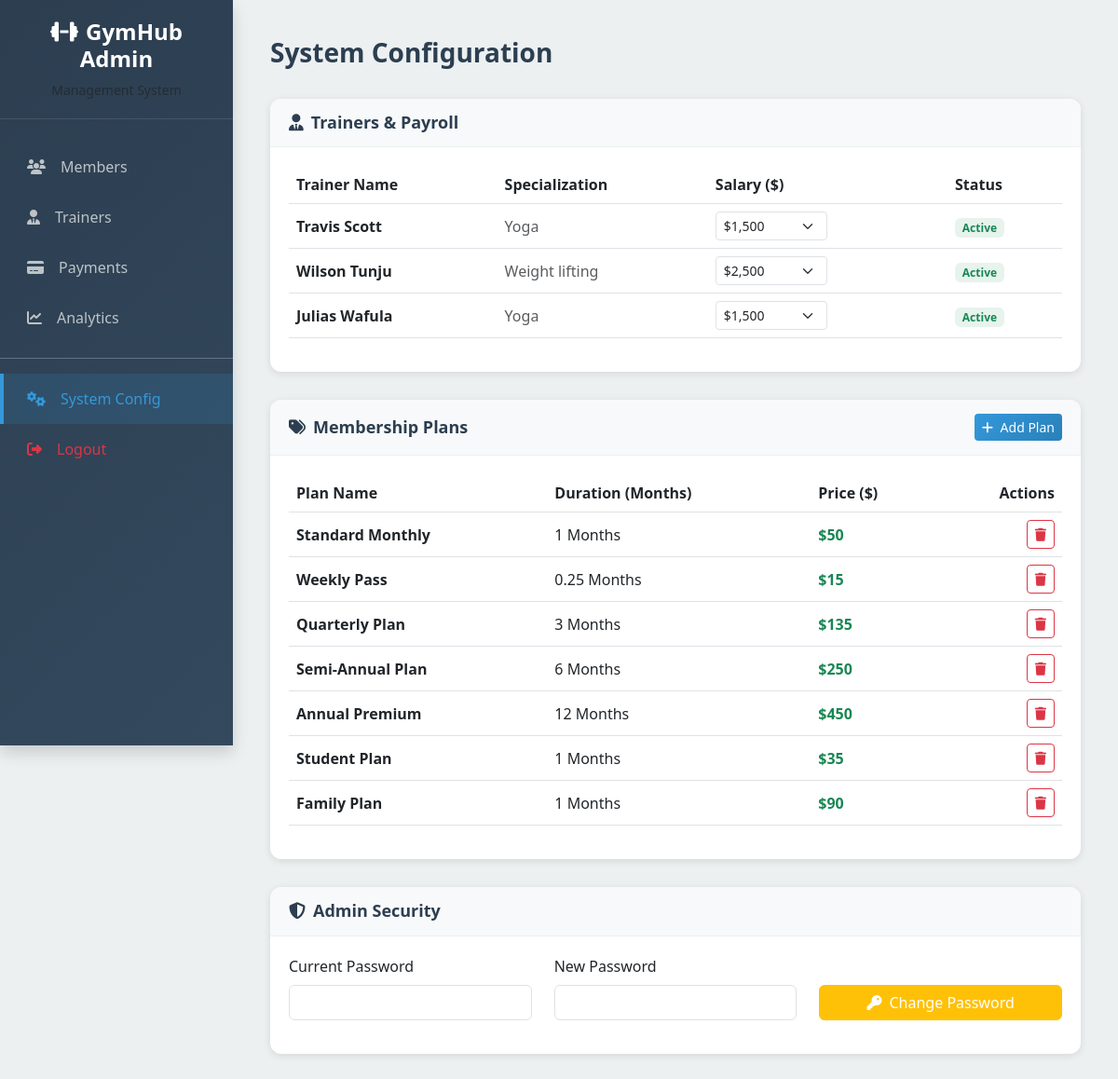
Screenshot of /settings (signed in) with the database file from the repository.
### tables this page shows
CREATE TABLE trainers (
                trainer_id INTEGER PRIMARY KEY AUTOINCREMENT,
                first_name VARCHAR(100) NOT NULL,
                last_name VARCHAR(100) NOT NULL,
                phone VARCHAR(20) UNIQUE,
                email VARCHAR(100) UNIQUE NOT NULL,
                password_hash VARCHAR(255) NOT NULL,
                specialization VARCHAR(150),
                bio TEXT,
                hire_date DATE,
                salary DECIMAL(10,2),
                status TEXT CHECK(status IN ('Active','Inactive')) DEFAULT 'Active',
                created_at TIMESTAMP DEFAULT CURRENT_TIMESTAMP,
                updated_at TIMESTAMP DEFAULT CURRENT_TIMESTAMP
            );

CREATE TABLE plans (
                plan_id INTEGER PRIMARY KEY AUTOINCREMENT,
                plan_name VARCHAR(100) NOT NULL,
                duration_months INTEGER NOT NULL,
                price DECIMAL(10,2) NOT NULL,
                created_at TIMESTAMP DEFAULT CURRENT_TIMESTAMP
            );

### app.py (the view)
@app.route("/settings")
def settings():
    if not require("admin"):
        return redirect(url_for("login"))
    plans = get_all_plans()
    trainers = get_all_trainers()
    return render_template("settings.html", plans=plans, trainers=trainers)

### app.py (called while the page is built)
def require(role: str) -> bool:
    return session.get("user_type") == role

### database.py (called while the page is built)
def get_db_connection():
    try:
        conn = sqlite3.connect('gym.db')
        conn.row_factory = sqlite3.Row
        return conn
    except sqlite3.Error as e:
        logger.error(f"Database connection error: {e}")
        return None

def close_db_connection(conn):
    try:
        if conn:
            conn.close()
    except sqlite3.Error as e:
        logger.error(f"Error closing database: {e}")

def get_all_plans():
    conn = get_db_connection()
    if not conn: return []
    try:
        plans = conn.execute('SELECT * FROM plans').fetchall()
        return [dict(p) for p in plans]
    finally:
        close_db_connection(conn)

def get_all_trainers():
    conn = get_db_connection()
    if not conn: return []
    try:
        trainers = conn.execute('SELECT * FROM trainers ORDER BY created_at DESC').fetchall()
        return [dict(t) for t in trainers]
    finally:
        close_db_connection(conn)

### templates/settings.html (shortened to what this page needs)
<!DOCTYPE html>
<html lang="en">
<head>
    <link href="https://cdn.jsdelivr.net/npm/bootstrap@5.3.0/dist/css/bootstrap.min.css" rel="stylesheet">
    <link rel="stylesheet" href="https://cdnjs.cloudflare.com/ajax/libs/font-awesome/6.4.0/css/all.min.css">
</head>
<body>
<div class="sidebar shadow">
    <div class="sidebar-header" style="padding: 20px; text-align: center; border-bottom: 1px solid rgba(255,255,255,0.1);">
        <h4 class="fw-bold"><i class="fas fa-dumbbell me-2"></i>GymHub Admin</h4>
        <small class="text-muted d-block mt-1">Management System</small>
    </div>
    <nav class="mt-4">
        <a href="/admin" class="sidebar-link"><i class="fas fa-users me-3"></i>Members</a>
        <a href="/trainers" class="sidebar-link"><i class="fas fa-user-tie me-3"></i>Trainers</a>
        <a href="/payments" class="sidebar-link"><i class="fas fa-credit-card me-3"></i>Payments</a>
        <a href="/admin#revenueChart" class="sidebar-link"><i class="fas fa-chart-line me-3"></i>Analytics</a>
        <hr class="bg-white bg-opacity-10">
        <a href="/settings" class="sidebar-link active"><i class="fas fa-cogs me-3"></i>System Config</a>
        <a href="/logout" class="sidebar-link text-danger"><i class="fas fa-sign-out-alt me-3"></i>Logout</a>
    </nav>
</div>
<div class="main-content">
    <div class="header-section d-flex justify-content-between align-items-center mb-4">
        <h1 class="header-title" style="font-size: 28px; font-weight: 700; color: #2c3e50;">System Configuration</h1>
    </div>
    <div class="settings-card">
        <div class="settings-header d-flex justify-content-between align-items-center">
            <h5 class="settings-title"><i class="fas fa-user-tie me-2"></i>Trainers & Payroll</h5>
        </div>
        <div class="settings-body">
            <div class="table-responsive">
                <table class="table table-hover align-middle">
                    <thead class="bg-light">
                        <tr>
                            <th>Trainer Name</th>
                            <th>Specialization</th>
                            <th>Salary ($)</th>
                            <th>Status</th>
                        </tr>
                    </thead>
                    <tbody>
                        {% for trainer in trainers %}
                        <tr>
                            <td class="fw-bold">{{ trainer.first_name }} {{ trainer.last_name }}</td>
                            <td class="text-muted">{{ trainer.specialization or 'General' }}</td>
                            <td>
                                <form action="/admin/update-salary" method="POST" class="d-flex align-items-center">
                                    <select name="salary" class="form-select form-select-sm me-2" style="width: 120px;" onchange="this.form.submit()">
                                        <option value="1500" {% if trainer.salary == 1500 %}selected{% endif %}>$1,500</option>
                                        <option value="2500" {% if trainer.salary == 2500 %}selected{% endif %}>$2,500</option>
                                    </select>
                                </form>
                            </td>
                            <td>
                                {% if trainer.status == 'Active' %}
                                <span class="badge bg-success bg-opacity-10 text-success">Active</span>
                                {% else %}
                                <span class="badge bg-secondary bg-opacity-10 text-secondary">Inactive</span>
                                {% endif %}
                            </td>
                        </tr>
                        {% else %}
                        <tr>
                            <td colspan="4" class="text-center text-muted">No trainers found.</td>
                        </tr>
                        {% endfor %}
                    </tbody>
                </table>
            </div>
        </div>
    </div>
    <div class="settings-card">
        <div class="settings-header d-flex justify-content-between align-items-center">
            <h5 class="settings-title"><i class="fas fa-tags me-2"></i>Membership Plans</h5>
            <button class="btn btn-sm btn-primary" data-bs-toggle="modal" data-bs-target="#addPlanModal">
                <i class="fas fa-plus me-1"></i> Add Plan
            </button>
        </div>
        <div class="settings-body">
            <div class="table-responsive">
                <table class="table table-hover align-middle">
                    <thead class="bg-light">
                        <tr>
                            <th>Plan Name</th>
                            <th>Duration (Months)</th>
                            <th>Price ($)</th>
                            <th class="text-end">Actions</th>
                        </tr>
                    </thead>
                    <tbody>
                        {% for plan in plans %}
                        <tr>
                            <td class="fw-bold">{{ plan.plan_name }}</td>
                            <td>{{ plan.duration_months }} Months</td>
                            <td class="text-success fw-bold">${{ plan.price }}</td>
                            <td class="text-end">
                                <form action="/admin/delete-plan/{{ plan.plan_id }}" method="POST" onsubmit="return confirm('Are you sure you want to delete this plan?');" style="display:inline;">
                                    <button type="submit" class="btn btn-sm btn-outline-danger"><i class="fas fa-trash"></i></button>
                                </form>
                            </td>
                        </tr>
                        {% else %}
                        <tr>
                            <td colspan="4" class="text-center text-muted">No plans available.</td>
                        </tr>
                        {% endfor %}
                    </tbody>
                </table>
            </div>
        </div>
    </div>
    <div class="settings-card">
        <div class="settings-header">
            <h5 class="settings-title"><i class="fas fa-shield-alt me-2"></i>Admin Security</h5>
        </div>
        <div class="settings-body">
            <form action="/admin/change-password" method="POST">
                <div class="row">
                    <div class="col-md-4 mb-3">
                        <label class="form-label">Current Password</label>
                        <input type="password" name="current_password" class="form-control" required>
                    </div>
                    <div class="col-md-4 mb-3">
                        <label class="form-label">New Password</label>
                        <input type="password" name="new_password" class="form-control" required>
                    </div>
                    <div class="col-md-4 mb-3 d-flex align-items-end">
                        <button type="submit" class="btn btn-warning w-100 text-white"><i class="fas fa-key me-2"></i>Change Password</button>
                    </div>
                </div>
            </form>
        </div>
    </div>
</div>
</body>
</html>

### templates/settings.html (style rules this page uses)
:root { --sidebar-width: 250px; --primary: #3498db; --success: #27ae60; --warning: #f39c12; --danger: #e74c3c; }
* { margin: 0; padding: 0; box-sizing: border-box; }
body { background-color: #ecf0f1; font-family: 'Segoe UI', Tahoma, Geneva, Verdana, sans-serif; }
.sidebar { width: var(--sidebar-width); height: 100vh; position: fixed; background: linear-gradient(135deg, #2c3e50 0%, #34495e 100%); color: white; transition: all 0.3s; top: 0; left: 0; overflow-y: auto; }
.main-content { margin-left: var(--sidebar-width); padding: 40px; min-height: 100vh; }
.sidebar-link { padding: 15px 25px; display: block; color: #bdc3c7; text-decoration: none; transition: 0.3s; border-left: 4px solid transparent; }
.sidebar-link.active { background: rgba(52, 152, 219, 0.15); color: var(--primary); border-left-color: var(--primary); }
.settings-card { background: white; border-radius: 12px; box-shadow: 0 2px 8px rgba(0,0,0,0.1); overflow: hidden; margin-bottom: 30px; }
.settings-header { background: #f8f9fa; padding: 15px 20px; border-bottom: 1px solid #ecf0f1; }
.settings-title { margin: 0; font-size: 18px; font-weight: 600; color: #2c3e50; }
.settings-body { padding: 20px; }
.btn-primary { background: linear-gradient(135deg, var(--primary) 0%, #2980b9 100%); border: none; }

### rows the page displays
trainers: first_name "Travis", last_name "Scott", specialization "Yoga", salary "$1,500", status "Active"
trainers: first_name "Wilson", last_name "Tunju", specialization "Weight lifting", salary "$2,500", status "Active"
trainers: first_name "Julias", last_name "Wafula", specialization "Yoga", salary "$1,500", status "Active"
plans: plan_name "Standard Monthly", duration_months "1", price "50"
plans: plan_name "Weekly Pass", duration_months "0.25", price "15"
plans: plan_name "Quarterly Plan", duration_months "3", price "135"
plans: plan_name "Semi-Annual Plan", duration_months "6", price "250"
plans: plan_name "Annual Premium", duration_months "12", price "450"
plans: plan_name "Student Plan", duration_months "1", price "35"
plans: plan_name "Family Plan", duration_months "1", price "90"
